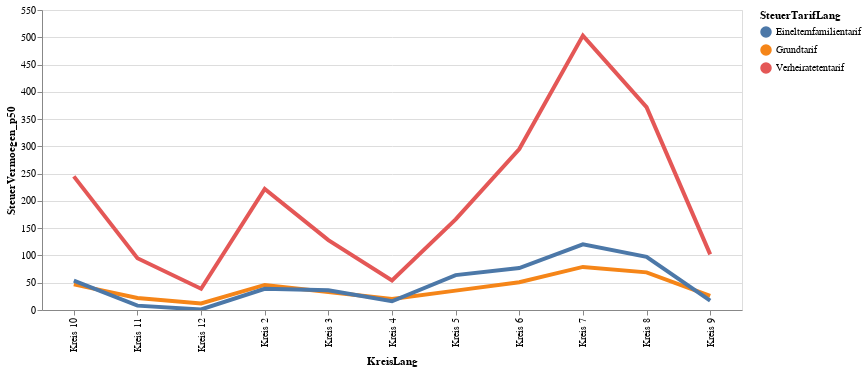

Notebook code cell kept with this figure:
### Code cell
# df_statzonen = df_statzonen[(df_statzonen.knr>0) & (df_statzonen.qname!="Hirslanden")]
#aktuellesJahr[[aktuellesJahr.KreisSort =7]])
highlight = alt.selection(type='single', on='mouseover',
                          fields=['SteuerTarifLang'], nearest=True)
#x='date:StichtagDatJahr',
base = alt.Chart(myGraph).encode(
    x='KreisLang',
    y='SteuerVermoegen_p50',
    color='SteuerTarifLang'
)

points = base.mark_circle().encode(
    opacity=alt.value(0)
).add_selection(
    highlight
).properties(
    width=700 , height=300
)
lines = base.mark_line().encode(
    size=alt.condition(~highlight, alt.value(1.5), alt.value(4))
).interactive()

points + lines

### Figure 1 — Vega-Lite specification as saved in the notebook (floating-point values rounded to 4 significant figures)
{"config": {"view": {"continuousWidth": 400, "continuousHeight": 300}}, "layer": [{"mark": "circle", "encoding": {"color": {"type": "nominal", "field": "SteuerTarifLang"}, "opacity": {"value": 0}, "x": {"type": "nominal", "field": "KreisLang"}, "y": {"type": "quantitative", "field": "SteuerVermoegen_p50"}}, "height": 300, "selection": {"selector001": {"type": "single", "on": "mouseover", "fields": ["SteuerTarifLang"], "nearest": true}}, "width": 700}, {"mark": "line", "encoding": {"color": {"type": "nominal", "field": "SteuerTarifLang"}, "size": {"condition": {"value": 1.5, "selection": {"not": "selector001"}}, "value": 4}, "x": {"type": "nominal", "field": "KreisLang"}, "y": {"type": "quantitative", "field": "SteuerVermoegen_p50"}}, "selection": {"selector002": {"type": "interval", "bind": "scales", "encodings": ["x", "y"]}}}], "data": {"name": "data-46ad87317d7ea34140a6cf8dc645aa12"}, "$schema": "https://vega.github.io/schema/vega-lite/v4.8.1.json", "datasets": {"data-46ad87317d7ea34140a6cf8dc645aa12": [{"SteuerJahr": "2018-01-01T00:00:00", "KreisSort": 2, "KreisLang": "Kreis 2", "SteuerTarifSort": 0, "SteuerTarifLang": "Grundtarif", "SteuerVermoegen_p50": 46.0, "SteuerVermoegen_p25": 4.0, "SteuerVermoegen_p75": 223.0}, {"SteuerJahr": "2018-01-01T00:00:00", "KreisSort": 2, "KreisLang": "Kreis 2", "SteuerTarifSort": 1, "SteuerTarifLang": "Verheiratetentarif", "SteuerVermoegen_p50": 222.0, "SteuerVermoegen_p25": 40.0, "SteuerVermoegen_p75": 696.0}, {"SteuerJahr": "2018-01-01T00:00:00", "KreisSort": 2, "KreisLang": "Kreis 2", "SteuerTarifSort": 2, "SteuerTarifLang": "Einelternfamilientarif", "SteuerVermoegen_p50": 39.0, "SteuerVermoegen_p25": 1.0, "SteuerVermoegen_p75": 186.0}, {"SteuerJahr": "2018-01-01T00:00:00", "KreisSort": 3, "KreisLang": "Kreis 3", "SteuerTarifSort": 0, "SteuerTarifLang": "Grundtarif", "SteuerVermoegen_p50": 33.0, "SteuerVermoegen_p25": 2.0, "SteuerVermoegen_p75": 144.0}, {"SteuerJahr": "2018-01-01T00:00:00", "KreisSort": 3, "KreisLang": "Kreis 3", "SteuerTarifSort": 1, "SteuerTarifLang": "Verheiratetentarif", "SteuerVermoegen_p50": 128.0, "SteuerVermoegen_p25": 11.0, "SteuerVermoegen_p75": 425.0}, {"SteuerJahr": "2018-01-01T00:00:00", "KreisSort": 3, "KreisLang": "Kreis 3", "SteuerTarifSort": 2, "SteuerTarifLang": "Einelternfamilientarif", "SteuerVermoegen_p50": 36.0, "SteuerVermoegen_p25": 0.0, "SteuerVermoegen_p75": 146.0}, {"SteuerJahr": "2018-01-01T00:00:00", "KreisSort": 4, "KreisLang": "Kreis 4", "SteuerTarifSort": 0, "SteuerTarifLang": "Grundtarif", "SteuerVermoegen_p50": 20.0, "SteuerVermoegen_p25": 0.0, "SteuerVermoegen_p75": 98.0}, {"SteuerJahr": "2018-01-01T00:00:00", "KreisSort": 4, "KreisLang": "Kreis 4", "SteuerTarifSort": 1, "SteuerTarifLang": "Verheiratetentarif", "SteuerVermoegen_p50": 54.0, "SteuerVermoegen_p25": 0.0, "SteuerVermoegen_p75": 260.0}, {"SteuerJahr": "2018-01-01T00:00:00", "KreisSort": 4, "KreisLang": "Kreis 4", "SteuerTarifSort": 2, "SteuerTarifLang": "Einelternfamilientarif", "SteuerVermoegen_p50": 16.0, "SteuerVermoegen_p25": 0.0, "SteuerVermoegen_p75": 111.0}, {"SteuerJahr": "2018-01-01T00:00:00", "KreisSort": 5, "KreisLang": "Kreis 5", "SteuerTarifSort": 0, "SteuerTarifLang": "Grundtarif", "SteuerVermoegen_p50": 35.5, "SteuerVermoegen_p25": 2.0, "SteuerVermoegen_p75": 153.0}, {"SteuerJahr": "2018-01-01T00:00:00", "KreisSort": 5, "KreisLang": "Kreis 5", "SteuerTarifSort": 1, "SteuerTarifLang": "Verheiratetentarif", "SteuerVermoegen_p50": 166.0, "SteuerVermoegen_p25": 20.0, "SteuerVermoegen_p75": 504.0}, {"SteuerJahr": "2018-01-01T00:00:00", "KreisSort": 5, "KreisLang": "Kreis 5", "SteuerTarifSort": 2, "SteuerTarifLang": "Einelternfamilientarif", "SteuerVermoegen_p50": 64.0, "SteuerVermoegen_p25": 3.0, "SteuerVermoegen_p75": 240.0}, {"SteuerJahr": "2018-01-01T00:00:00", "KreisSort": 6, "KreisLang": "Kreis 6", "SteuerTarifSort": 0, "SteuerTarifLang": "Grundtarif", "SteuerVermoegen_p50": 51.0, "SteuerVermoegen_p25": 5.0, "SteuerVermoegen_p75": 219.0}, {"SteuerJahr": "2018-01-01T00:00:00", "KreisSort": 6, "KreisLang": "Kreis 6", "SteuerTarifSort": 1, "SteuerTarifLang": "Verheiratetentarif", "SteuerVermoegen_p50": 295.0, "SteuerVermoegen_p25": 70.0, "SteuerVermoegen_p75": 857.0}, {"SteuerJahr": "2018-01-01T00:00:00", "KreisSort": 6, "KreisLang": "Kreis 6", "SteuerTarifSort": 2, "SteuerTarifLang": "Einelternfamilientarif", "SteuerVermoegen_p50": 77.0, "SteuerVermoegen_p25": 7.5, "SteuerVermoegen_p75": 247.5}, {"SteuerJahr": "2018-01-01T00:00:00", "KreisSort": 7, "KreisLang": "Kreis 7", "SteuerTarifSort": 0, "SteuerTarifLang": "Grundtarif", "SteuerVermoegen_p50": 79.0, "SteuerVermoegen_p25": 9.0, "SteuerVermoegen_p75": 404.5}, {"SteuerJahr": "2018-01-01T00:00:00", "KreisSort": 7, "KreisLang": "Kreis 7", "SteuerTarifSort": 1, "SteuerTarifLang": "Verheiratetentarif", "SteuerVermoegen_p50": 503.0, "SteuerVermoegen_p25": 127.0, "SteuerVermoegen_p75": 1600.0}, {"SteuerJahr": "2018-01-01T00:00:00", "KreisSort": 7, "KreisLang": "Kreis 7", "SteuerTarifSort": 2, "SteuerTarifLang": "Einelternfamilientarif", "SteuerVermoegen_p50": 120.5, "SteuerVermoegen_p25": 17.0, "SteuerVermoegen_p75": 453.0}, {"SteuerJahr": "2018-01-01T00:00:00", "KreisSort": 8, "KreisLang": "Kreis 8", "SteuerTarifSort": 0, "SteuerTarifLang": "Grundtarif", "SteuerVermoegen_p50": 69.0, "SteuerVermoegen_p25": 8.0, "SteuerVermoegen_p75": 311.0}, {"SteuerJahr": "2018-01-01T00:00:00", "KreisSort": 8, "KreisLang": "Kreis 8", "SteuerTarifSort": 1, "SteuerTarifLang": "Verheiratetentarif", "SteuerVermoegen_p50": 372.0, "SteuerVermoegen_p25": 86.0, "SteuerVermoegen_p75": 1171.0}, {"SteuerJahr": "2018-01-01T00:00:00", "KreisSort": 8, "KreisLang": "Kreis 8", "SteuerTarifSort": 2, "SteuerTarifLang": "Einelternfamilientarif", "SteuerVermoegen_p50": 97.5, "SteuerVermoegen_p25": 9.5, "SteuerVermoegen_p75": 403.0}, {"SteuerJahr": "2018-01-01T00:00:00", "KreisSort": 9, "KreisLang": "Kreis 9", "SteuerTarifSort": 0, "SteuerTarifLang": "Grundtarif", "SteuerVermoegen_p50": 26.0, "SteuerVermoegen_p25": 0.0, "SteuerVermoegen_p75": 131.0}, {"SteuerJahr": "2018-01-01T00:00:00", "KreisSort": 9, "KreisLang": "Kreis 9", "SteuerTarifSort": 1, "SteuerTarifLang": "Verheiratetentarif", "SteuerVermoegen_p50": 102.0, "SteuerVermoegen_p25": 6.0, "SteuerVermoegen_p75": 361.0}, {"SteuerJahr": "2018-01-01T00:00:00", "KreisSort": 9, "KreisLang": "Kreis 9", "SteuerTarifSort": 2, "SteuerTarifLang": "Einelternfamilientarif", "SteuerVermoegen_p50": 17.0, "SteuerVermoegen_p25": 0.0, "SteuerVermoegen_p75": 115.0}, {"SteuerJahr": "2018-01-01T00:00:00", "KreisSort": 10, "KreisLang": "Kreis 10", "SteuerTarifSort": 0, "SteuerTarifLang": "Grundtarif", "SteuerVermoegen_p50": 47.0, "SteuerVermoegen_p25": 5.0, "SteuerVermoegen_p75": 210.6}, {"SteuerJahr": "2018-01-01T00:00:00", "KreisSort": 10, "KreisLang": "Kreis 10", "SteuerTarifSort": 1, "SteuerTarifLang": "Verheiratetentarif", "SteuerVermoegen_p50": 245.0, "SteuerVermoegen_p25": 52.0, "SteuerVermoegen_p75": 700.0}, {"SteuerJahr": "2018-01-01T00:00:00", "KreisSort": 10, "KreisLang": "Kreis 10", "SteuerTarifSort": 2, "SteuerTarifLang": "Einelternfamilientarif", "SteuerVermoegen_p50": 54.0, "SteuerVermoegen_p25": 4.0, "SteuerVermoegen_p75": 220.5}, {"SteuerJahr": "2018-01-01T00:00:00", "KreisSort": 11, "KreisLang": "Kreis 11", "SteuerTarifSort": 0, "SteuerTarifLang": "Grundtarif", "SteuerVermoegen_p50": 22.0, "SteuerVermoegen_p25": 0.0, "SteuerVermoegen_p75": 124.0}, {"SteuerJahr": "2018-01-01T00:00:00", "KreisSort": 11, "KreisLang": "Kreis 11", "SteuerTarifSort": 1, "SteuerTarifLang": "Verheiratetentarif", "SteuerVermoegen_p50": 95.0, "SteuerVermoegen_p25": 4.0, "SteuerVermoegen_p75": 352.0}, {"SteuerJahr": "2018-01-01T00:00:00", "KreisSort": 11, "KreisLang": "Kreis 11", "SteuerTarifSort": 2, "SteuerTarifLang": "Einelternfamilientarif", "SteuerVermoegen_p50": 8.0, "SteuerVermoegen_p25": 0.0, "SteuerVermoegen_p75": 89.0}, {"SteuerJahr": "2018-01-01T00:00:00", "KreisSort": 12, "KreisLang": "Kreis 12", "SteuerTarifSort": 0, "SteuerTarifLang": "Grundtarif", "SteuerVermoegen_p50": 12.0, "SteuerVermoegen_p25": 0.0, "SteuerVermoegen_p75": 76.0}, {"SteuerJahr": "2018-01-01T00:00:00", "KreisSort": 12, "KreisLang": "Kreis 12", "SteuerTarifSort": 1, "SteuerTarifLang": "Verheiratetentarif", "SteuerVermoegen_p50": 39.0, "SteuerVermoegen_p25": 0.0, "SteuerVermoegen_p75": 206.0}, {"SteuerJahr": "2018-01-01T00:00:00", "KreisSort": 12, "KreisLang": "Kreis 12", "SteuerTarifSort": 2, "SteuerTarifLang": "Einelternfamilientarif", "SteuerVermoegen_p50": 1.0, "SteuerVermoegen_p25": 0.0, "SteuerVermoegen_p75": 28.0}]}}
